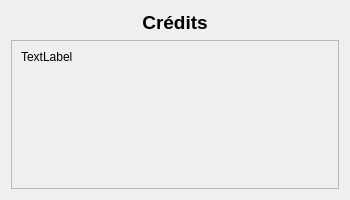
<?xml version="1.0" encoding="UTF-8"?>
<ui version="4.0">
 <class>Credits</class>
 <widget class="QWidget" name="Credits">
  <property name="geometry">
   <rect>
    <x>0</x>
    <y>0</y>
    <width>350</width>
    <height>200</height>
   </rect>
  </property>
  <property name="sizePolicy">
   <sizepolicy hsizetype="Expanding" vsizetype="Expanding">
    <horstretch>0</horstretch>
    <verstretch>0</verstretch>
   </sizepolicy>
  </property>
  <property name="windowTitle">
   <string>Crédits</string>
  </property>
  <layout class="QVBoxLayout" name="verticalLayout">
   <item>
    <widget class="QLabel" name="l_tritre">
     <property name="text">
      <string>&lt;html&gt;&lt;head/&gt;&lt;body&gt;&lt;p align=&quot;center&quot;&gt;&lt;span style=&quot; font-size:14pt; font-weight:700;&quot;&gt;Crédits&lt;/span&gt;&lt;/p&gt;&lt;/body&gt;&lt;/html&gt;</string>
     </property>
    </widget>
   </item>
   <item>
    <widget class="QScrollArea" name="scrollArea">
     <property name="widgetResizable">
      <bool>true</bool>
     </property>
     <property name="alignment">
      <set>Qt::AlignmentFlag::AlignLeading|Qt::AlignmentFlag::AlignLeft|Qt::AlignmentFlag::AlignTop</set>
     </property>
     <widget class="QWidget" name="scrollAreaWidgetContents">
      <property name="geometry">
       <rect>
        <x>0</x>
        <y>0</y>
        <width>326</width>
        <height>143</height>
       </rect>
      </property>
      <layout class="QVBoxLayout" name="verticalLayout_2">
       <item>
        <widget class="QLabel" name="l_credits">
         <property name="text">
          <string>TextLabel</string>
         </property>
         <property name="alignment">
          <set>Qt::AlignmentFlag::AlignLeading|Qt::AlignmentFlag::AlignLeft|Qt::AlignmentFlag::AlignTop</set>
         </property>
        </widget>
       </item>
      </layout>
     </widget>
    </widget>
   </item>
  </layout>
 </widget>
 <resources/>
 <connections/>
</ui>
